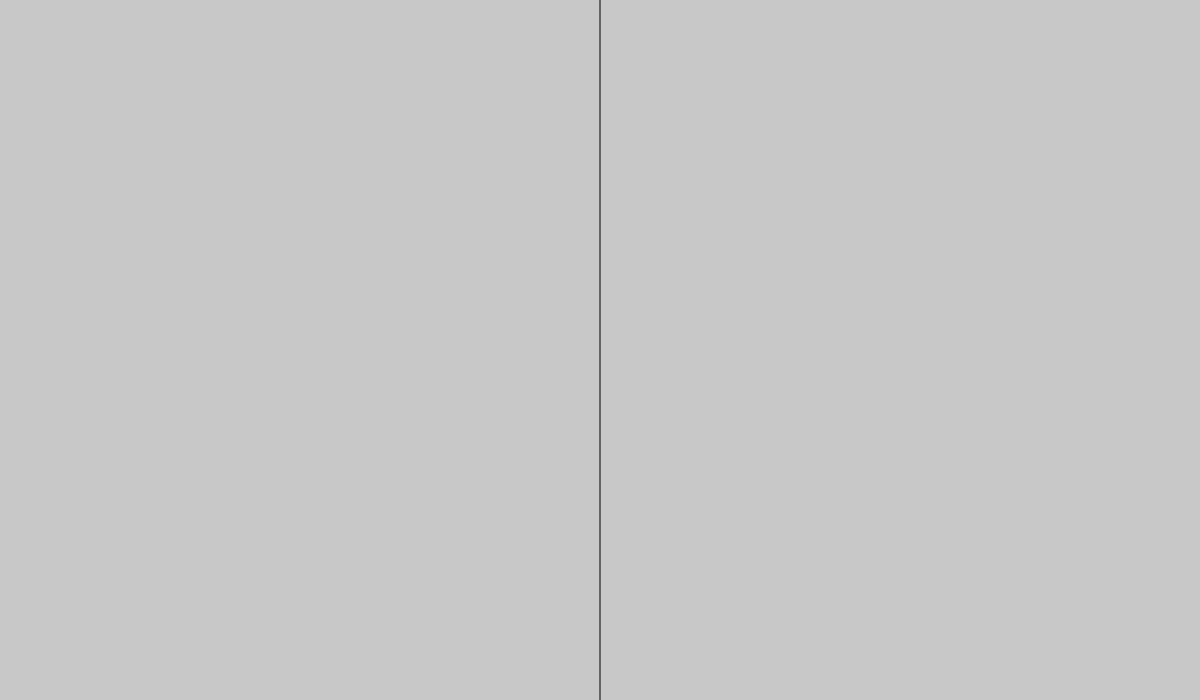
Frame 1 (no input)
Frame 60 (no input): identical to frame 1, image omitted
Frame 120 (the mouse pressed at the canvas centre since frame 60): identical to frame 1, image omitted

The p5.js sketch that drew this single still picture (run headless with seeded random() and noise() and a simulated clock; from frame 60 on, the mouse is pressed at the canvas centre):

// p5.js sketch
// ── sketch.js
function setup() {
    // Create the canevas
    createCanvas(windowWidth, 700);
    background(200);

    // Draw a splitter line
    translate(width / 2, 0);
    stroke(0);
    line(0, 0, 0, height);
}

function draw() {
    // TODO
}
